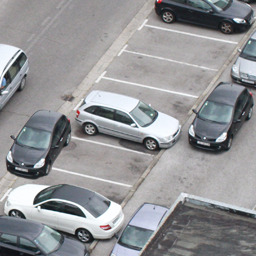
#> input picture Project/images/forged1.png, 256 x 256 px
$ python cmf_detect.py --img images/forged1.png
#> lines starting #> are read from the running program, lines starting #| are printed output that depends on the picture; after the words box and inside, x2 and y2 are one past the last pixel; in counts of white or black regions, pixels touching at a corner belong together
### Project/utils/helper_utils.py
import numpy as np
from scipy import fft
import cv2
from operator import itemgetter
import matplotlib.pyplot as plt


def read_img(img_path):
    """Reading input image

    Args:
        img_path (str): path of the image

    Returns:
        img (numpy.array): original image in the form of numpy array
        original_image (numpy.ndarray): orignal image
        overlay (numpy.ndarray): copy of orignal image
        width (int): width of the image
        height (int): height of the image
    """
#> called with img_path = 'images/forged1.png'
    image = img_path
    original_image = cv2.imread(image, cv2.IMREAD_COLOR)
#> original_image is the input picture: shape (256, 256, 3); mean B, G, R 149.7, 147.1, 146.4
    image = cv2.imread(image, 0)
#> image: shape (256, 256); min 15, max 255, mean 146.7

    overlay = original_image.copy()

    img = np.array(image)
    height, width = img.shape
#> height = 256; width = 256

    return img, original_image, overlay, width, height

def create_quantize_dct(img, width, height, block_size, stride, Q_8x8):
    """Following are the actions performed in this function:
        a) Create sliding windows
        b) Apply dct transform to each block
        c) Quantize all dct coefficients

    Args:
        img (numpy.array): original image
        width (int): width of the image
        height (int): height of the image
        block_size (int): the block size of matrix
        stride (int): Sliding window stride count / overlap

    Returns:
        quant_row_matrices (list): quantized blocks as rows
    """
    quant_row_matrices = []

    for i in range(0, height - block_size, stride):
        for j in range(0, width - block_size, stride):
            block = img[i: i + block_size, j: j + block_size]

            # dct
            dct_matrix = fft.dct(block)

            # quantization of dct co-effs
            quant_block = np.round(np.divide(dct_matrix, Q_8x8))
            block_row = list(quant_block.flatten())

            # left-corner pixel co-ordinates and block
            quant_row_matrices.append([(i, j), block_row])

    return quant_row_matrices


def lexographic_sort(quant_row_matrices):
    """Lexicographic sort. Following are the operations performed:
        a)Finding matched blocks
        b)Euclidean operations for calculating shift vectors

    Args:
        quant_row_matrices (list): quantized blocks as rows

    Returns:
        shift_vec_count(list): The count of shift vectors
        matched_blocks (dict): Dictionary of the blocks matched
    """
    sorted_blocks = sorted(quant_row_matrices, key=itemgetter(1))

    # FORMAT: [[block1], [block2], (pos1), (pos2), shift vector]
    matched_blocks = []

    # to keep track of sf count
    shift_vec_count = {}

    for i in range(len(sorted_blocks) - 1):
        if sorted_blocks[i][1] == sorted_blocks[i + 1][1]:
            point1 = sorted_blocks[i][0]
            point2 = sorted_blocks[i + 1][0]

            # shift vector
            s = np.linalg.norm(np.array(point1) - np.array(point2))

            # increment count for s
            shift_vec_count[s] = shift_vec_count.get(s, 0) + 1
            matched_blocks.append([sorted_blocks[i][1], sorted_blocks[i + 1][1],
                                point1, point2, s])

    return shift_vec_count, matched_blocks


def shift_vector_thresh(shift_vec_count, matched_blocks, shift_thresh):
    """Applying the shift vector threshold

    Args:
        shift_vec_count (list): The count of shift vectors
        matched_blocks (dict): Dictionary of the blocks matched
        shift_thresh (int): Shift threshold

    Returns:
        matched_pixels_start (list): list of all the matched pixels by shift vector threshold
    """
    matched_pixels_start = []
    for sf in shift_vec_count:
        if shift_vec_count[sf] > shift_thresh:
            for row in matched_blocks:
                if sf == row[4]:
                    matched_pixels_start.append([row[2], row[3]])

    return matched_pixels_start


def display_results(overlay, original_image, matched_pixels_start, block_size):
    """Displaying results

    Args:
        overlay (numpy.ndarray): the overlay image
        original_image (numpy.ndarray): the original image
        matched_pixels_start (list[list]): list of all the matched pixels by shift vector threshold
        block_size (int): the block size of matrix
    """
    alpha = 0.5
    orig = original_image.copy()

    for starting_points in matched_pixels_start:
        p1 = starting_points[0]
        p2 = starting_points[1]

        overlay[p1[0]: p1[0] + block_size, p1[1]: p1[1] + block_size] = (0, 0, 255)
        overlay[p2[0]: p2[0] + block_size, p2[1]: p2[1] + block_size] = (0, 255, 0)

    cv2.addWeighted(overlay, alpha, original_image, 1, 0, original_image)

    cv2.imshow("Original Image", orig)
    cv2.imshow("Detected Forged/Duplicated Regions", original_image)
    cv2.waitKey(0)
    cv2.destroyAllWindows()


# [11 lines left out: function visualize_block_division, not called in this run]

### Project/quant_matrix.py
import numpy as np

class QuantizationMatrix():
    """This class holds the different 8*8 quantization matrices depending on quality factor
    The 4 types of matrices are:
        a) qf=0.5 -> 50%
        b) qf=0.75 -> 75%
        c) qf=0.9 -> 90%
        d) qf=0 -> random%

    Returns:
        quantization_matrix (numpy.array): quantization matrices depending on quality factor
    """
    Q50 = np.array([[16, 11, 10, 16, 24, 40, 51, 61],
                    [12, 12, 14, 19, 26, 58, 60, 55],
                    [14, 13, 16, 24, 40, 57, 69, 56],
                    [14, 17, 22, 29, 51, 87, 80, 62],
                    [18, 22, 37, 56, 68, 109, 103, 77],
                    [24, 35, 55, 64, 81, 104, 113, 92],
                    [49, 64, 78, 87, 103, 121, 120, 101],
                    [72, 92, 95, 98, 112, 100, 103, 99]])

    Q75 = np.array([[8, 6, 5, 8, 12, 20, 26, 31],
                   [6, 6, 7, 10, 13, 29, 30, 28],
                   [7, 7, 8, 12, 20, 29, 35, 28],
                   [7, 9, 11, 15, 26, 44, 40, 31],
                   [9, 1, 19, 28, 34, 55, 52, 39],
                   [12, 18, 28, 32, 41, 52, 57, 46],
                   [25, 32, 39, 44, 52, 61, 60, 52],
                   [36, 46, 48, 49, 56, 50, 52, 50]])

    Q90 = np.array([[3, 2, 2, 3, 5, 8, 10, 12],
                    [2, 2, 3, 4, 5, 12, 12, 11],
                    [3, 3, 3, 5, 8, 11, 14, 11],
                    [3, 3, 4, 6, 10, 17, 16, 12],
                    [4, 4, 7, 11, 14, 22, 21, 15],
                    [5, 7, 11, 13, 16, 12, 23, 18],
                    [10, 13, 16, 17, 21, 24, 24, 21],
                    [14, 18, 19, 20, 22, 20, 20, 20]])

    Qrand = np.array([[4, 4, 6, 11, 24, 24, 24, 24],
                      [4, 5, 6, 16, 24, 24, 24, 24],
                      [6, 6, 14, 24, 24, 24, 24, 24],
                      [11, 16, 24, 24, 24, 24, 24, 24],
                      [24, 24, 24, 24, 24, 24, 24, 24],
                      [24, 24, 24, 24, 24, 24, 24, 24],
                      [24, 24, 24, 24, 24, 24, 24, 24],
                      [24, 24, 24, 24, 24, 24, 24, 24]])

    def get_qm(self, qf=0.75):
        if qf == 0.5:
            return self.Q50
        elif qf == 0.75:
            return self.Q75
        elif qf == 0:
            return self.Qrand
        elif qf == 0.9:
            return self.Q90

### Project/cmf_detect.py
import argparse
from quant_matrix import QuantizationMatrix
from utils.helper_utils import (
    read_img, create_quantize_dct, lexographic_sort, shift_vector_thresh, display_results
)

if __name__ == "__main__":

    # Create the parser
    parser = argparse.ArgumentParser()

    # Add an argument
    parser.add_argument('--img', required=True, help="Path of the image on which operation needs to be performed")
    parser.add_argument('--block_size', type=int, default=8, help="Block Size")
    parser.add_argument('--qf', type=float, default=0.75, help="Quality Factor")
    parser.add_argument('--shift_thresh', type=int, default=10, help="Threshold for shift vector count")
    parser.add_argument('--stride', type=int, default=1, help="Sliding window stride count / overlap")

    # Parse the argument
    args = parser.parse_args()

    img_path = args.img
    block_size = args.block_size
    qf = args.qf
    shift_thresh = args.shift_thresh
    stride = args.stride

    # 8x8 quantization matrix based on QF
    Q_8x8 = QuantizationMatrix().get_qm(qf)

    # read img
    img, original_image, overlay, width, height = read_img(img_path)
#> width = 256; height = 256

    # DCT
    quant_row_matrices = create_quantize_dct(img, width, height, block_size, stride, Q_8x8)
#> after the loop in create_quantize_dct, `for i in range(0, height - block_size, stride):`: quant_row_matrices = 61504 items
#> quant_row_matrices = 61504 items

    # lexographic sort
    shift_vec_count, matched_blocks = lexographic_sort(quant_row_matrices)
#> the loop in lexographic_sort, `for i in range(len(sorted_blocks) - 1):` made 61503 passes
#> (point1, point2) on passes 878, 880, 1073, 1233, 1317, 1440, 1490, 1681, 1721, 1767, 1773, 1793: ((144, 212), (170, 30)), ((144, 211), (170, 29)), ((144, 210), (170, 28)), ((140, 207), (166, 25)), ((140, 208), (166, 26)), ((122, 232), (148, 50)), ((139, 208), (165, 26)), ((103, 236), (129, 54)), ((104, 236), (130, 54)), ((102, 236), (128, 54)), ((105, 235), (131, 53)), ((139, 207), (165, 25))
#> point1 on pass 2323: (143, 212)
#> after the loop in lexographic_sort, `for i in range(len(sorted_blocks) - 1):`: matched_blocks = 2104 items; shift_vec_count = {183.8: 2098, 1: 3, 5: 1, 2.24: 1, 8.06: 1}
#> shift_vec_count = {183.8: 2098, 1: 3, 5: 1, 2.24: 1, 8.06: 1}; matched_blocks = 2104 items

    # shift vector threhsolding
    matched_pixels_start = shift_vector_thresh(shift_vec_count, matched_blocks, shift_thresh)
#> the loop in shift_vector_thresh, `for sf in shift_vec_count:` made 5 passes
#> sf on passes 1, 3, 4, 5: 183.8, 5, 2.24, 8.06
#> after the loop in shift_vector_thresh, `for sf in shift_vec_count:`: matched_pixels_start = 2098 items
#> matched_pixels_start = 2098 items

    # displaying output
    display_results(overlay, original_image, matched_pixels_start, block_size)
#> the loop in display_results, `for starting_points in matched_pixels_start:` made 2098 passes
#> after the loop in display_results, `for starting_points in matched_pixels_start:`:
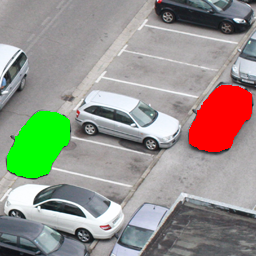
#> overlay: shape (256, 256, 3); 9.03% of pixels changed, all inside (x1, y1, x2, y2) = (7, 85, 252, 178)
#> in display_results, `cv2.addWeighted(overlay, alpha, original_image, 1, 0, original_image)`:
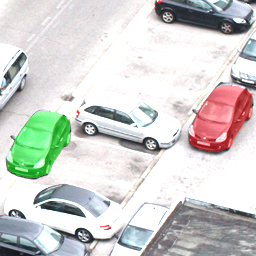
#> original_image: shape (256, 256, 3); mean B, G, R 206.3, 209.2, 208.7
